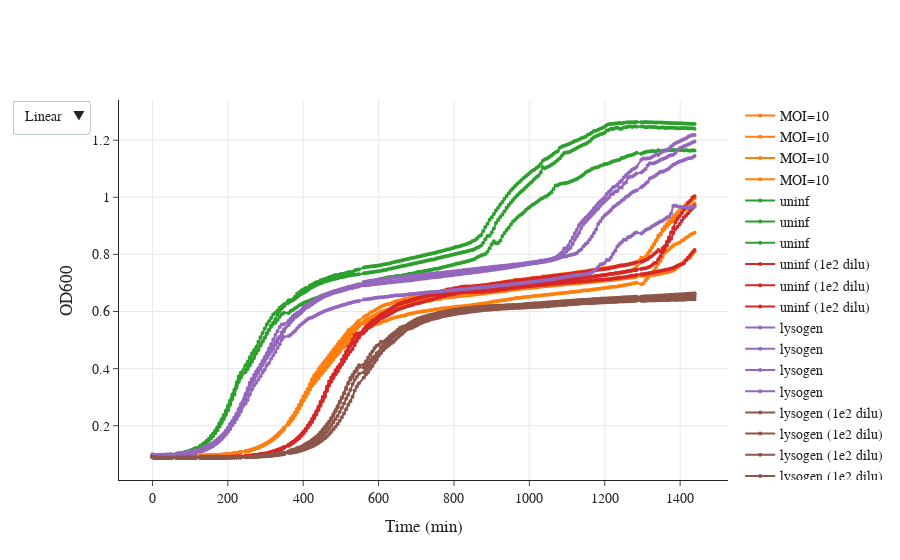

Notebook code cell kept with this figure:
### Code cell
xdata = df.to_numpy()[0]/60;
labels = ['MOI=10','MOI=10','MOI=10','MOI=10',\
          'uninf', 'uninf', 'uninf', \
          'uninf (1e2 dilu)','uninf (1e2 dilu)','uninf (1e2 dilu)',\
          'lysogen','lysogen','lysogen','lysogen',\
          'lysogen (1e2 dilu)','lysogen (1e2 dilu)','lysogen (1e2 dilu)','lysogen (1e2 dilu)'];
k = 0;
colors = ['#1f77b4', '#ff7f0e', '#2ca02c', '#d62728', '#9467bd', '#8c564b', '#e377c2', '#7f7f7f', '#bcbd22', '#17becf']; 
labels_arr = []; 

l = 0; 
fig = go.Figure()
for j in ['A1','B1','C1','D1',\
          'A2','B2','C2',\
          'A3', 'B3', 'C3', \
         'A4','B4','C4','D4',\
         'A5','B5','C5','D5']:
    if labels[k] in labels_arr:
        l = l;
    else:
        l = l+1;
        labels_arr.append(labels[k]);
    
    fig.add_trace(go.Scatter(
    x=xdata,
    y=df.loc[j].to_numpy(),
    mode='lines+markers', # Style name/legend entry with html tags
    name=labels[k],
        marker=dict(color=colors[l], size=4),# override default to connect the gaps
))
    k = k+1; 

fig.update_layout(xaxis_title='Time (min)',\
                  yaxis_title='OD600',\
                  updatemenus=[dict(\
                       buttons=[\
                                dict(label="Linear",  method="relayout", args=[{"yaxis.type": "linear"}]),\
                                dict(label="Log", method="relayout", args=[{"yaxis.type": "log"}]),\
                               ])])
fig.update_xaxes(showgrid=True)
fig.update_yaxes(showgrid=True)
#fig.update_layout(title_text='uninfected', title_x=0.5)
fig.layout.font.family = 'Arial'; fig.layout.font.size = 14

fig.show()
#fig.write_html("data_211105/03_all.html")

### Figure 1 — Plotly figure (JSON) as saved in the notebook; plotly's stock layout.template omitted (floating-point values rounded to 4 significant figures; data arrays with more than 128 entries replaced by an {"elided": "..."} marker saying what was removed)
{"data": [{"marker": {"color": "#ff7f0e", "size": 4}, "mode": "lines+markers", "name": "MOI=10", "type": "scatter", "x": {"elided": "248 float values"}, "y": {"elided": "248 float values"}}, {"marker": {"color": "#ff7f0e", "size": 4}, "mode": "lines+markers", "name": "MOI=10", "type": "scatter", "x": {"elided": "248 float values"}, "y": {"elided": "248 float values"}}, {"marker": {"color": "#ff7f0e", "size": 4}, "mode": "lines+markers", "name": "MOI=10", "type": "scatter", "x": {"elided": "248 float values"}, "y": {"elided": "248 float values"}}, {"marker": {"color": "#ff7f0e", "size": 4}, "mode": "lines+markers", "name": "MOI=10", "type": "scatter", "x": {"elided": "248 float values"}, "y": {"elided": "248 float values"}}, {"marker": {"color": "#2ca02c", "size": 4}, "mode": "lines+markers", "name": "uninf", "type": "scatter", "x": {"elided": "248 float values"}, "y": {"elided": "248 float values"}}, {"marker": {"color": "#2ca02c", "size": 4}, "mode": "lines+markers", "name": "uninf", "type": "scatter", "x": {"elided": "248 float values"}, "y": {"elided": "248 float values"}}, {"marker": {"color": "#2ca02c", "size": 4}, "mode": "lines+markers", "name": "uninf", "type": "scatter", "x": {"elided": "248 float values"}, "y": {"elided": "248 float values"}}, {"marker": {"color": "#d62728", "size": 4}, "mode": "lines+markers", "name": "uninf (1e2 dilu)", "type": "scatter", "x": {"elided": "248 float values"}, "y": {"elided": "248 float values"}}, {"marker": {"color": "#d62728", "size": 4}, "mode": "lines+markers", "name": "uninf (1e2 dilu)", "type": "scatter", "x": {"elided": "248 float values"}, "y": {"elided": "248 float values"}}, {"marker": {"color": "#d62728", "size": 4}, "mode": "lines+markers", "name": "uninf (1e2 dilu)", "type": "scatter", "x": {"elided": "248 float values"}, "y": {"elided": "248 float values"}}, {"marker": {"color": "#9467bd", "size": 4}, "mode": "lines+markers", "name": "lysogen", "type": "scatter", "x": {"elided": "248 float values"}, "y": {"elided": "248 float values"}}, {"marker": {"color": "#9467bd", "size": 4}, "mode": "lines+markers", "name": "lysogen", "type": "scatter", "x": {"elided": "248 float values"}, "y": {"elided": "248 float values"}}, {"marker": {"color": "#9467bd", "size": 4}, "mode": "lines+markers", "name": "lysogen", "type": "scatter", "x": {"elided": "248 float values"}, "y": {"elided": "248 float values"}}, {"marker": {"color": "#9467bd", "size": 4}, "mode": "lines+markers", "name": "lysogen", "type": "scatter", "x": {"elided": "248 float values"}, "y": {"elided": "248 float values"}}, {"marker": {"color": "#8c564b", "size": 4}, "mode": "lines+markers", "name": "lysogen (1e2 dilu)", "type": "scatter", "x": {"elided": "248 float values"}, "y": {"elided": "248 float values"}}, {"marker": {"color": "#8c564b", "size": 4}, "mode": "lines+markers", "name": "lysogen (1e2 dilu)", "type": "scatter", "x": {"elided": "248 float values"}, "y": {"elided": "248 float values"}}, {"marker": {"color": "#8c564b", "size": 4}, "mode": "lines+markers", "name": "lysogen (1e2 dilu)", "type": "scatter", "x": {"elided": "248 float values"}, "y": {"elided": "248 float values"}}, {"marker": {"color": "#8c564b", "size": 4}, "mode": "lines+markers", "name": "lysogen (1e2 dilu)", "type": "scatter", "x": {"elided": "248 float values"}, "y": {"elided": "248 float values"}}], "layout": {"font": {"family": "Arial", "size": 14}, "updatemenus": [{"buttons": [{"args": [{"yaxis.type": "linear"}], "label": "Linear", "method": "relayout"}, {"args": [{"yaxis.type": "log"}], "label": "Log", "method": "relayout"}]}], "xaxis": {"showgrid": true, "title": {"text": "Time (min)"}}, "yaxis": {"showgrid": true, "title": {"text": "OD600"}}}}
